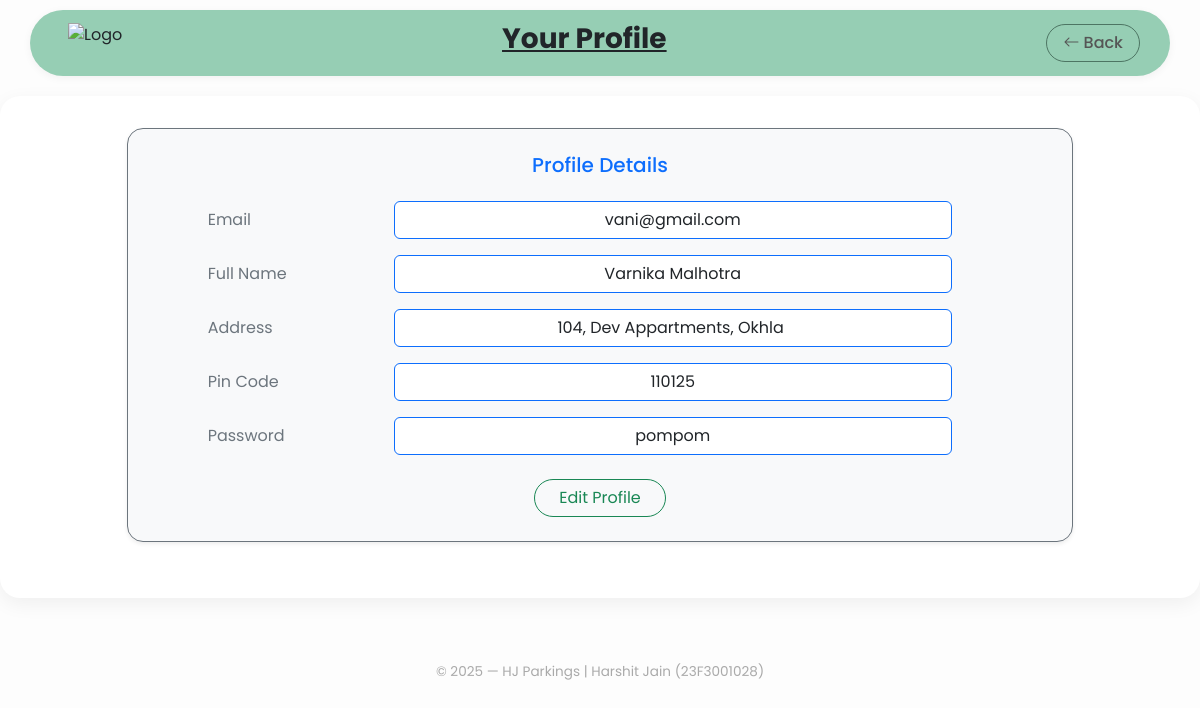
/user-profile (signed in), run on the app's committed database.
### app/models/client.py (models this page shows)
class client(db.Model):
    __tablename__ = 'client'
    email = db.Column(db.String(100), primary_key=True)
    name = db.Column(db.String(100), nullable=False)
    address = db.Column(db.String(250), nullable=False)
    pincode = db.Column(db.Integer, nullable=False)
    password = db.Column(db.String(100), nullable=False)

### app/routes/client.py (the view)
@client_bp.route('/user-profile')
@user_authentication
def profile():
    email = session.get('user')
    data = client.query.get(email)
    return render_template('client/profile.html', user=data)

### app/routes/client.py (called while the page is built)
def user_authentication(f):
    @wraps(f)
    def decorated_function(*args, **kwargs):
        if 'user' not in session:
            return redirect(url_for('auth.login'))
        return f(*args, **kwargs)
    return decorated_function

### app/templates/client/profile.html (shortened to what this page needs)
{% extends "client/base.html" %}
{% block back %} {{ url_for('client.dashboard') }}{%endblock%}
{% block heading %} Your Profile {% endblock %}
{% block content %}
<div class="container col-lg-10 mb-4 border border-secondary rounded-4 shadow-sm py-4 px-5 bg-light">
    <h5 class="text-center text-primary mb-4">Profile Details</h5>
    <form>
        <div class="row mb-3">
            <label class="col-md-3 col-form-label text-secondary">&emsp;&emsp;Email</label>
            <div class="col-md-8">
                <input type="email" class="form-control border-primary text-center" value="{{ user.email }}" readonly>
            </div>
        </div>
        <div class="row mb-3">
            <label class="col-md-3 col-form-label text-secondary">&emsp;&emsp;Full Name</label>
            <div class="col-md-8">
                <input type="text" class="form-control border-primary text-center" value="{{ user.name }}" readonly>
            </div>
        </div>
        <div class="row mb-3">
            <label class="col-md-3 col-form-label text-secondary">&emsp;&emsp;Address</label>
            <div class="col-md-8">
                <input type="text" class="form-control border-primary text-center" value="{{ user.address }}" readonly>
            </div>
        </div>
        <div class="row mb-3">
            <label class="col-md-3 col-form-label text-secondary">&emsp;&emsp;Pin Code</label>
            <div class="col-md-8">
                <input type="text" class="form-control border-primary text-center" value="{{ user.pincode }}" readonly>
            </div>
        </div>
        <div class="row mb-3">
            <label class="col-md-3 col-form-label text-secondary">&emsp;&emsp;Password</label>
            <div class="col-md-8">
                <input type="text" class="form-control border-primary text-center" value="{{ user.password }}" readonly>
            </div>
        </div>
        <div class="text-center mt-4">
            <a href="{{ url_for('client.update_profile') }}" class="btn btn-outline-success rounded-pill px-4">Edit Profile</a>
        </div>
    </form>
</div>
{% endblock %}

### app/templates/client/base.html (style rules this page uses)
body { font-family: 'Poppins', sans-serif; background-color: #fdfdfd; }

### data on the page
client: email "vani@gmail.com", name "Varnika Malhotra", address "104, Dev Appartments, Okhla", pincode "110125", password "pompom"
